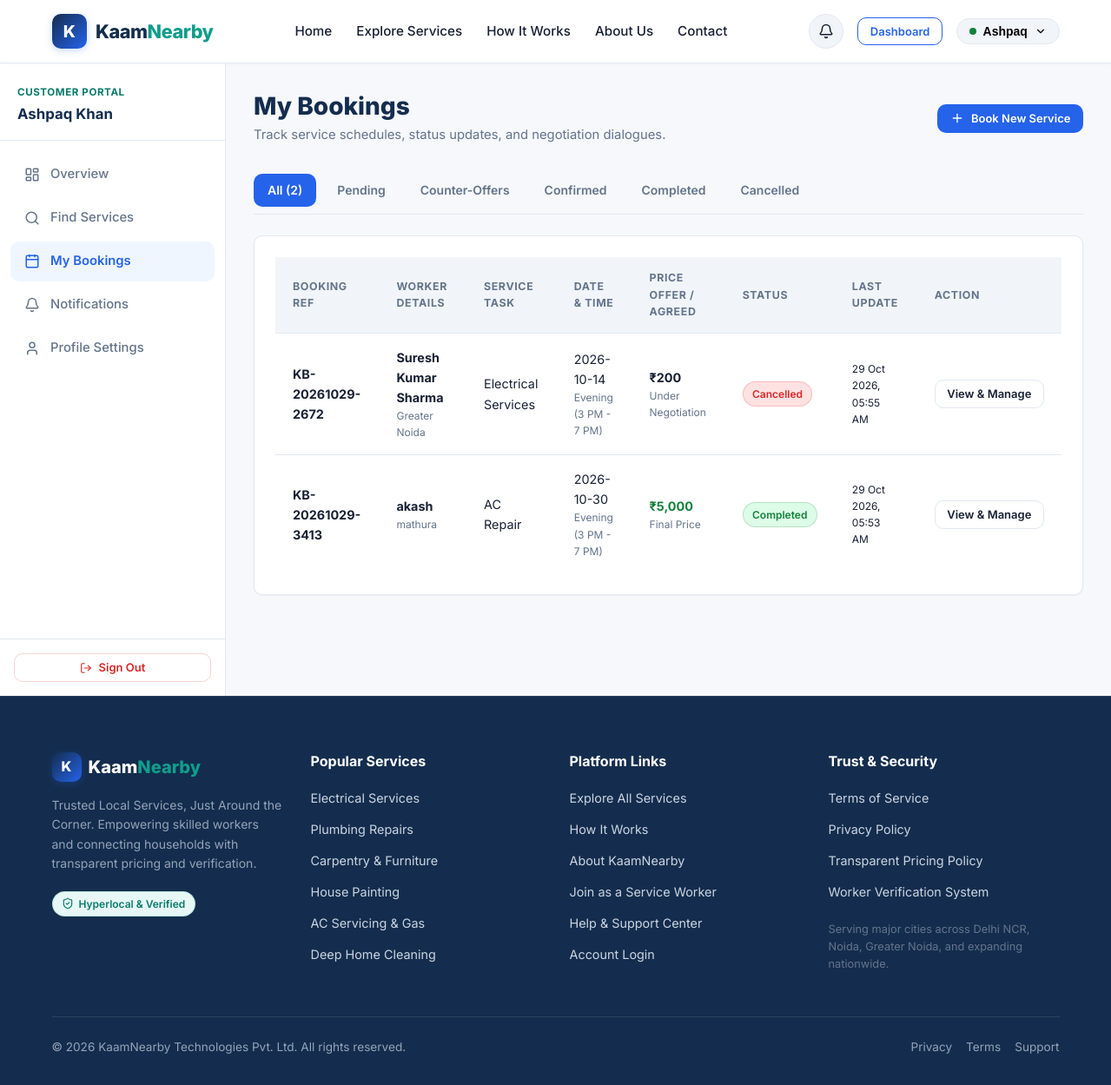
The app's page /customer/bookings (signed in) with its own data.
### tables this page shows
CREATE TABLE users (
    id INTEGER PRIMARY KEY AUTOINCREMENT,
    name TEXT NOT NULL,
    email TEXT UNIQUE NOT NULL,
    password_hash TEXT NOT NULL,
    role TEXT NOT NULL CHECK(role IN ('customer', 'worker', 'admin')),
    phone TEXT,
    city TEXT NOT NULL,
    is_active INTEGER DEFAULT 1,
    created_at TIMESTAMP DEFAULT CURRENT_TIMESTAMP
);

CREATE TABLE bookings (
    id INTEGER PRIMARY KEY AUTOINCREMENT,
    booking_ref TEXT UNIQUE NOT NULL,
    customer_id INTEGER NOT NULL REFERENCES users(id),
    worker_id INTEGER NOT NULL REFERENCES workers(id),
    service TEXT NOT NULL,
    service_date TEXT NOT NULL,
    service_time TEXT NOT NULL,
    address TEXT NOT NULL,
    description TEXT NOT NULL,
    initial_offer REAL NOT NULL,
    current_offer REAL NOT NULL,
    agreed_price REAL DEFAULT NULL,
    status TEXT DEFAULT 'pending' CHECK(status IN ('pending', 'countered', 'confirmed', 'in_progress', 'completed', 'cancelled', 'rejected')),
    cancelled_by INTEGER REFERENCES users(id),
    cancel_reason TEXT,
    created_at TIMESTAMP DEFAULT CURRENT_TIMESTAMP,
    updated_at TIMESTAMP DEFAULT CURRENT_TIMESTAMP
);

### app.py (the view)
    @app.route('/customer/bookings')
    @customer_required
    def customer_bookings():
        user = get_current_user()
        status_filter = request.args.get('status', 'all').strip()
        db = get_db()
        conditions = ["b.customer_id = ?"]
        params = [user['id']]
        if status_filter != 'all':
            if status_filter == 'active':
                conditions.append("b.status IN ('pending', 'countered', 'confirmed', 'in_progress')")
            else:
                conditions.append("b.status = ?")
                params.append(status_filter)
        where_clause = " AND ".join(conditions)
        query = f"""
            SELECT b.*, w.category, u.name as worker_name, u.city as worker_city, u.phone as worker_phone
            FROM bookings b
            JOIN workers w ON b.worker_id = w.id
            JOIN users u ON w.user_id = u.id
            WHERE {where_clause}
            ORDER BY b.updated_at DESC
        """
        bookings = db.execute(query, params).fetchall()
        return render_template('customer/bookings.html', bookings=bookings, current_status=status_filter)

### auth.py (called while the page is built)
def generate_csrf_token():
    if 'csrf_token' not in session:
        session['csrf_token'] = secrets.token_hex(32)
    return session['csrf_token']

def get_current_user():
    user_id = session.get('user_id')
    if not user_id:
        return None
    db = get_db()
    user = db.execute("SELECT * FROM users WHERE id = ? AND is_active = 1", (user_id,)).fetchone()
    if not user:
        session.clear()
        return None
    return dict(user)

def role_required(*allowed_roles):
    def decorator(view):
        @functools.wraps(view)
        def wrapped_view(**kwargs):
            if 'user_id' not in session:
                flash("Please log in to access this page.", "warning")
                return redirect(url_for('login', next=request.url))
            role = session.get('user_role')
            if role not in allowed_roles:
                flash("You do not have permission to view that resource.", "error")
                abort(403)
            return view(**kwargs)
        return wrapped_view
    return decorator

### database.py (called while the page is built)
def get_db():
    if 'db' not in g:
        db_path = current_app.config['DATABASE']
        os.makedirs(os.path.dirname(os.path.abspath(db_path)), exist_ok=True)
        g.db = sqlite3.connect(db_path)
        g.db.row_factory = sqlite3.Row
        g.db.execute("PRAGMA foreign_keys = ON;")
    return g.db

### templates/customer/bookings.html (shortened to what this page needs)
{% extends 'base.html' %}
{% block content %}
<div class="dashboard-layout">
  {% include 'partials/sidebar.html' %}
  <div class="dashboard-content">
    <div class="dashboard-header">
      <div>
        <h1 class="dashboard-title">My Bookings</h1>
        <p class="dashboard-subtitle">Track service schedules, status updates, and negotiation dialogues.</p>
      </div>
      <a href="{{ url_for('services') }}" class="btn btn-primary btn-sm">
        <i data-lucide="plus" style="width: 16px; height: 16px;"></i> Book New Service
      </a>
    </div>
    <div class="filter-tabs">
      <a href="{{ url_for('customer_bookings', status='all') }}" class="filter-tab {{ 'active' if current_status == 'all' else '' }}">All ({{ bookings|length if current_status == 'all' else '' }})</a>
      <a href="{{ url_for('customer_bookings', status='pending') }}" class="filter-tab {{ 'active' if current_status == 'pending' else '' }}">Pending</a>
      <a href="{{ url_for('customer_bookings', status='countered') }}" class="filter-tab {{ 'active' if current_status == 'countered' else '' }}">Counter-Offers</a>
      <a href="{{ url_for('customer_bookings', status='confirmed') }}" class="filter-tab {{ 'active' if current_status == 'confirmed' else '' }}">Confirmed</a>
      <a href="{{ url_for('customer_bookings', status='completed') }}" class="filter-tab {{ 'active' if current_status == 'completed' else '' }}">Completed</a>
      <a href="{{ url_for('customer_bookings', status='cancelled') }}" class="filter-tab {{ 'active' if current_status == 'cancelled' else '' }}">Cancelled</a>
    </div>
    <div class="card">
      <div class="card-body p-0">
        {% if bookings %}
          <div class="table-responsive">
            <table class="data-table">
              <thead>
                <tr>
                  <th>Booking Ref</th>
                  <th>Worker Details</th>
                  <th>Service Task</th>
                  <th>Date & Time</th>
                  <th>Price Offer / Agreed</th>
                  <th>Status</th>
                  <th>Last Update</th>
                  <th>Action</th>
                </tr>
              </thead>
              <tbody>
                {% for b in bookings %}
                  <tr>
                    <td><strong>{{ b.booking_ref }}</strong></td>
                    <td>
                      <div class="font-bold">{{ b.worker_name }}</div>
                      <div class="text-xs text-muted">{{ b.worker_city }}</div>
                    </td>
                    <td>{{ b.service }}</td>
                    <td>
                      <div>{{ b.service_date }}</div>
                      <div class="text-xs text-muted">{{ b.service_time }}</div>
                    </td>
                    <td>
                      {% if b.agreed_price %}
                        <div class="font-bold" style="color: var(--color-success);">{{ b.agreed_price|currency }}</div>
                        <div class="text-xs text-muted">Final Price</div>
                      {% else %}
                        <div class="font-bold">{{ b.current_offer|currency }}</div>
                        <div class="text-xs text-muted">Under Negotiation</div>
                      {% endif %}
                    </td>
                    <td>
                      <span class="badge badge-{{ b.status }}">{{ b.status|replace('_', ' ') }}</span>
                    </td>
                    <td class="text-xs text-muted">
                      {{ b.updated_at|format_date }}
                    </td>
                    <td>
                      <a href="{{ url_for('customer_booking_detail', booking_id=b.id) }}" class="btn btn-outline btn-sm">
                        View & Manage
                      </a>
                    </td>
                  </tr>
                {% endfor %}
              </tbody>
            </table>
          </div>
        {% else %}
          <div class="empty-state">
            <div class="empty-state-icon"><i data-lucide="inbox"></i></div>
            <div class="empty-state-title">No Bookings Found</div>
            <p class="empty-state-text">No records matched your selected status filter.</p>
          </div>
        {% endif %}
      </div>
    </div>
  </div>
</div>
{% endblock %}

### templates/partials/navbar.html (shortened to what this page needs)
<nav class="navbar">
  <div class="container nav-container">
    <a href="{{ url_for('index') }}" class="brand-logo">
      <div class="brand-icon-box">K</div>
      <span>Kaam<span class="accent">Nearby</span></span>
    </a>
    <ul class="nav-links" id="navLinks">
      <li><a href="{{ url_for('index') }}" class="{{ 'active' if request.endpoint == 'index' else '' }}">Home</a></li>
      <li><a href="{{ url_for('services') }}" class="{{ 'active' if request.endpoint == 'services' else '' }}">Explore Services</a></li>
      <li><a href="{{ url_for('how_it_works') }}" class="{{ 'active' if request.endpoint == 'how_it_works' else '' }}">How It Works</a></li>
      <li><a href="{{ url_for('about') }}" class="{{ 'active' if request.endpoint == 'about' else '' }}">About Us</a></li>
      <li><a href="{{ url_for('contact') }}" class="{{ 'active' if request.endpoint == 'contact' else '' }}">Contact</a></li>
    </ul>
    <div class="nav-actions">
      {% if current_user %}
        <a href="{{ url_for('notifications') }}" class="notif-btn" title="Notifications">
          <i data-lucide="bell" style="width: 18px; height: 18px;"></i>
        </a>
        {% if current_user.role == 'customer' %}
          <a href="{{ url_for('customer_dashboard') }}" class="btn btn-outline-primary btn-sm">Dashboard</a>
        {% elif current_user.role == 'worker' %}
          <a href="{{ url_for('worker_dashboard') }}" class="btn btn-teal btn-sm">Worker Hub</a>
        {% elif current_user.role == 'admin' %}
          <a href="{{ url_for('admin_dashboard') }}" class="btn btn-navy btn-sm">Admin Panel</a>
        {% endif %}
        <div class="user-dropdown">
          <button class="dropdown-trigger" id="userDropdownTrigger" type="button">
            <span style="display:inline-block; width:8px; height:8px; border-radius:50%; background:var(--color-success);"></span>
            <span>{{ current_user.name.split(' ')[0] }}</span>
            <i data-lucide="chevron-down" style="width: 14px; height: 14px;"></i>
          </button>
        </div>
      {% else %}
        <a href="{{ url_for('login') }}" class="btn btn-outline btn-sm">Log In</a>
        <a href="{{ url_for('register') }}" class="btn btn-primary btn-sm">Get Started</a>
      {% endif %}
    </div>
  </div>
</nav>

### templates/partials/sidebar.html (shortened to what this page needs)
<aside class="sidebar">
  <div>
    <div class="sidebar-header">
      <div class="sidebar-user-role">
        {% if current_user.role == 'customer' %}
          Customer Portal
        {% elif current_user.role == 'worker' %}
          Worker Hub
        {% elif current_user.role == 'admin' %}
          Super Admin
        {% endif %}
      </div>
      <div class="sidebar-user-name">{{ current_user.name }}</div>
    </div>
    <ul class="sidebar-nav">
      {% if current_user.role == 'customer' %}
        <li>
          <a href="{{ url_for('customer_dashboard') }}" class="{{ 'active' if request.endpoint == 'customer_dashboard' else '' }}">
            <i data-lucide="layout-dashboard"></i> Overview
          </a>
        </li>
        <li>
          <a href="{{ url_for('services') }}">
            <i data-lucide="search"></i> Find Services
          </a>
        </li>
        <li>
          <a href="{{ url_for('customer_bookings') }}" class="{{ 'active' if request.endpoint in ('customer_bookings', 'customer_booking_detail') else '' }}">
            <i data-lucide="calendar"></i> My Bookings
          </a>
        </li>
        <li>
          <a href="{{ url_for('notifications') }}" class="{{ 'active' if request.endpoint == 'notifications' else '' }}">
            <i data-lucide="bell"></i> Notifications
          </a>
        </li>
        <li>
          <a href="{{ url_for('customer_profile') }}" class="{{ 'active' if request.endpoint == 'customer_profile' else '' }}">
            <i data-lucide="user"></i> Profile Settings
          </a>
        </li>
      {% endif %}
    </ul>
  </div>
  <div class="sidebar-footer">
    <a href="{{ url_for('logout') }}" class="btn btn-outline btn-sm btn-block" style="color:var(--color-error); border-color:rgba(220,38,38,0.2);">
      <i data-lucide="log-out" style="width:14px; height:14px;"></i> Sign Out
    </a>
  </div>
</aside>

### static/css/dashboard.css (style rules this page uses)
.dashboard-layout { display: flex; min-height: calc(100vh - 72px); background-color: var(--bg-main); }
.sidebar { width: 260px; background-color: #FFFFFF; border-right: 1px solid var(--border-color); flex-shrink: 0; display: flex; flex-direction: column; justify-content: space-between; }
.sidebar-header { padding: 1.5rem 1.25rem 1rem; border-bottom: 1px solid var(--border-color); }
.sidebar-user-role { font-size: 0.725rem; font-weight: 700; text-transform: uppercase; color: var(--teal-accent-dark); letter-spacing: 0.05em; margin-bottom: 0.15rem; }
.sidebar-user-name { font-size: 1.05rem; font-weight: 700; color: var(--primary-navy); }
.sidebar-nav { list-style: none; padding: 1rem 0.75rem; }
.sidebar-nav li { margin-bottom: 0.25rem; }
.sidebar-nav a { display: flex; align-items: center; gap: 0.75rem; padding: 0.7rem 1rem; border-radius: var(--radius-md); color: var(--text-muted); font-size: 0.925rem; font-weight: 500; transition: var(--transition); }
.sidebar-nav a.active { background-color: #EFF6FF; color: var(--primary-blue); font-weight: 600; }
.sidebar-nav svg, .sidebar-nav i { width: 18px; height: 18px; stroke-width: 2; }
.sidebar-footer { padding: 1rem; border-top: 1px solid var(--border-color); }
.dashboard-content { flex: 1; padding: 2rem; max-width: 1300px; }
.dashboard-header { display: flex; align-items: center; justify-content: space-between; margin-bottom: 2rem; flex-wrap: wrap; gap: 1rem; }
.dashboard-title { font-size: 1.75rem; font-weight: 800; color: var(--primary-navy); }
.dashboard-subtitle { font-size: 0.925rem; color: var(--text-muted); margin-top: 0.25rem; }
.card { background-color: #FFFFFF; border: 1px solid var(--border-color); border-radius: var(--radius-md); box-shadow: var(--shadow-sm); overflow: hidden; margin-bottom: 1.75rem; }
.card-body { padding: 1.5rem; }
.table-responsive { width: 100%; overflow-x: auto; }
.data-table { width: 100%; border-collapse: collapse; text-align: left; font-size: 0.9rem; }
.data-table th { background-color: var(--bg-subtle); color: var(--text-muted); font-size: 0.775rem; font-weight: 700; text-transform: uppercase; letter-spacing: 0.05em; padding: 0.85rem 1.25rem; border-bottom: 1px solid var(--border-color); }
.data-table td { padding: 1rem 1.25rem; border-bottom: 1px solid var(--border-color); color: var(--text-main); vertical-align: middle; }
.data-table tr:last-child td { border-bottom: none; }
.filter-tabs { display: flex; gap: 0.5rem; margin-bottom: 1.5rem; border-bottom: 1px solid var(--border-color); padding-bottom: 0.5rem; overflow-x: auto; }
.filter-tab { padding: 0.5rem 1rem; border-radius: var(--radius-md); font-size: 0.875rem; font-weight: 600; color: var(--text-muted); white-space: nowrap; background: none; border: none; cursor: pointer; transition: var(--transition); }
.filter-tab.active { background-color: var(--primary-blue); color: #FFFFFF; }

### records on screen
users: name "Ashpaq", name "Ashpaq Khan"
bookings: booking_ref "KB-20261029-2672", worker_name "Suresh Kumar Sharma", worker_city "Greater Noida", service "Electrical Services", service_date "2026-10-14", service_time "Evening (3 PM - 7 PM)", current_offer "₹200", status "Cancelled", updated_at "29 Oct 2026, 05:55 AM"
bookings: booking_ref "KB-20261029-3413", worker_name "akash", worker_city "mathura", service "AC Repair", service_date "2026-10-30", service_time "Evening (3 PM - 7 PM)", agreed_price "₹5,000", status "Completed", updated_at "29 Oct 2026, 05:53 AM"

### other values on screen
{{ bookings|length if current_status == 'all' else '' }} "2"
